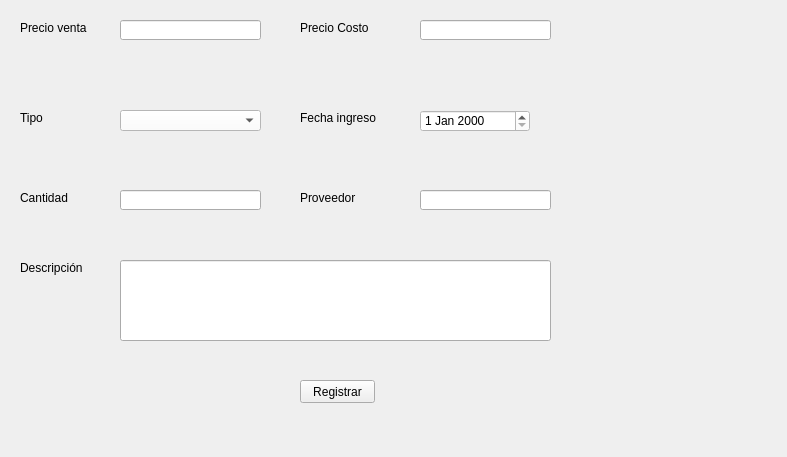
                   <widget class="QWidget" name="a_registro">
                    <property name="geometry">
                     <rect>
                      <x>0</x>
                      <y>0</y>
                      <width>787</width>
                      <height>457</height>
                     </rect>
                    </property>
                    <attribute name="label">
                     <string>Registrar nuevos Artículos</string>
                    </attribute>
                    <widget class="QLabel" name="label_17">
                     <property name="geometry">
                      <rect>
                       <x>20</x>
                       <y>260</y>
                       <width>101</width>
                       <height>16</height>
                      </rect>
                     </property>
                     <property name="text">
                      <string>Descripción</string>
                     </property>
                    </widget>
                    <widget class="QLabel" name="label_18">
                     <property name="geometry">
                      <rect>
                       <x>20</x>
                       <y>20</y>
                       <width>101</width>
                       <height>16</height>
                      </rect>
                     </property>
                     <property name="text">
                      <string>Precio venta</string>
                     </property>
                    </widget>
                    <widget class="QLabel" name="label_19">
                     <property name="geometry">
                      <rect>
                       <x>300</x>
                       <y>20</y>
                       <width>101</width>
                       <height>16</height>
                      </rect>
                     </property>
                     <property name="text">
                      <string>Precio Costo</string>
                     </property>
                    </widget>
                    <widget class="QLabel" name="label_20">
                     <property name="geometry">
                      <rect>
                       <x>20</x>
                       <y>190</y>
                       <width>101</width>
                       <height>16</height>
                      </rect>
                     </property>
                     <property name="text">
                      <string>Cantidad</string>
                     </property>
                    </widget>
                    <widget class="QLabel" name="label_21">
                     <property name="geometry">
                      <rect>
                       <x>300</x>
                       <y>110</y>
                       <width>111</width>
                       <height>16</height>
                      </rect>
                     </property>
                     <property name="text">
                      <string>Fecha ingreso</string>
                     </property>
                    </widget>
                    <widget class="QLabel" name="label_22">
                     <property name="geometry">
                      <rect>
                       <x>20</x>
                       <y>110</y>
                       <width>101</width>
                       <height>16</height>
                      </rect>
                     </property>
                     <property name="text">
                      <string>Tipo</string>
                     </property>
                    </widget>
                    <widget class="QLabel" name="label_23">
                     <property name="geometry">
                      <rect>
                       <x>300</x>
                       <y>190</y>
                       <width>101</width>
                       <height>16</height>
                      </rect>
                     </property>
                     <property name="text">
                      <string>Proveedor</string>
                     </property>
                    </widget>
                    <widget class="QLineEdit" name="le_precioventa_A">
                     <property name="geometry">
                      <rect>
                       <x>120</x>
                       <y>20</y>
                       <width>141</width>
                       <height>20</height>
                      </rect>
                     </property>
                     <property name="styleSheet">
                      <string notr="true">
font:87 10pt &quot;Arial Black&quot;;
color:rgb(255,255,255);

</string>
                     </property>
                     <property name="text">
                      <string/>
                     </property>
                    </widget>
                    <widget class="QLineEdit" name="le_preciocosto_A">
                     <property name="geometry">
                      <rect>
                       <x>420</x>
                       <y>20</y>
                       <width>131</width>
                       <height>20</height>
                      </rect>
                     </property>
                     <property name="styleSheet">
                      <string notr="true">
font:87 10pt &quot;Arial Black&quot;;
color:rgb(255,255,255);

</string>
                     </property>
                     <property name="text">
                      <string/>
                     </property>
                    </widget>
                    <widget class="QDateEdit" name="de_fechaingreso_A">
                     <property name="geometry">
                      <rect>
                       <x>420</x>
                       <y>110</y>
                       <width>110</width>
                       <height>22</height>
                      </rect>
                     </property>
                     <property name="styleSheet">
                      <string notr="true">background-color: rgb(255, 255, 255);</string>
                     </property>
                    </widget>
                    <widget class="QLineEdit" name="le_cantidad_A">
                     <property name="geometry">
                      <rect>
                       <x>120</x>
                       <y>190</y>
                       <width>141</width>
                       <height>20</height>
                      </rect>
                     </property>
                     <property name="styleSheet">
                      <string notr="true">
font:87 10pt &quot;Arial Black&quot;;
color:rgb(255,255,255);

</string>
                     </property>
                     <property name="text">
                      <string/>
                     </property>
                    </widget>
                    <widget class="QLineEdit" name="le_descripcion_AR">
                     <property name="geometry">
                      <rect>
                       <x>120</x>
                       <y>260</y>
                       <width>431</width>
                       <height>81</height>
                      </rect>
                     </property>
                     <property name="styleSheet">
                      <string notr="true">
font:87 10pt &quot;Arial Black&quot;;
color:rgb(255,255,255);

</string>
                     </property>
                     <property name="text">
                      <string/>
                     </property>
                    </widget>
                    <widget class="QLineEdit" name="le_proveedor_A">
                     <property name="geometry">
                      <rect>
                       <x>420</x>
                       <y>190</y>
                       <width>131</width>
                       <height>20</height>
                      </rect>
                     </property>
                     <property name="styleSheet">
                      <string notr="true">
font:87 10pt &quot;Arial Black&quot;;
color:rgb(255,255,255);

</string>
                     </property>
                     <property name="text">
                      <string/>
                     </property>
                    </widget>
                    <widget class="QComboBox" name="cb_ciudad_A">
                     <property name="geometry">
                      <rect>
                       <x>120</x>
                       <y>110</y>
                       <width>141</width>
                       <height>21</height>
                      </rect>
                     </property>
                     <property name="styleSheet">
                      <string notr="true">background-color: rgb(255, 255, 255);</string>
                     </property>
                    </widget>
                    <widget class="QPushButton" name="bt_registrar_A">
                     <property name="geometry">
                      <rect>
                       <x>300</x>
                       <y>380</y>
                       <width>75</width>
                       <height>23</height>
                      </rect>
                     </property>
                     <property name="text">
                      <string>Registrar</string>
                     </property>
                    </widget>
                   </widget>
